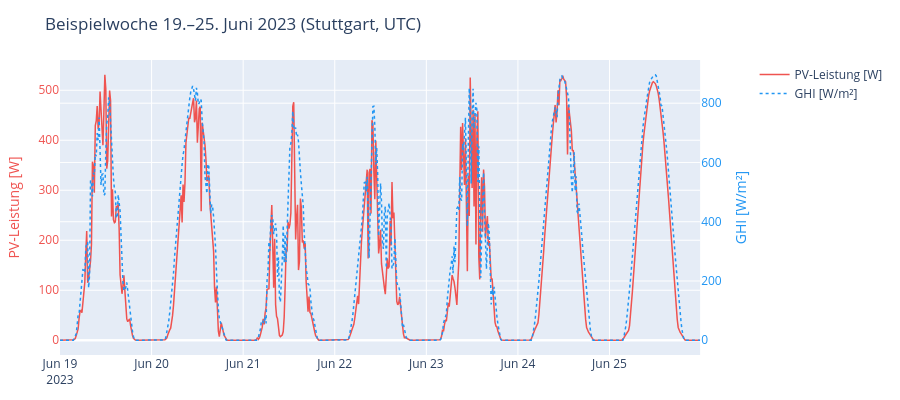

Notebook cell for this chart:
### Code cell
# Beide Zeitreihen für eine Beispielwoche im Juni anschauen (zwei y-Achsen)
woche = df.loc["2023-06-19":"2023-06-25"]

fig = make_subplots(specs=[[{"secondary_y": True}]])
fig.add_scatter(x=woche.index, y=woche["pv_w"], name="PV-Leistung [W]",
                line=dict(color="#EF5350", width=1.5), secondary_y=False)
fig.add_scatter(x=woche.index, y=woche["ghi_wm2"], name="GHI [W/m²]",
                line=dict(color="#2196F3", width=1.5, dash="dot"), secondary_y=True)

fig.update_yaxes(title_text="PV-Leistung [W]", secondary_y=False, color="#EF5350")
fig.update_yaxes(title_text="GHI [W/m²]",      secondary_y=True,  color="#2196F3")
fig.update_layout(title="Beispielwoche 19.–25. Juni 2023 (Stuttgart, UTC)",
                  height=400, margin=dict(t=60, b=40, l=60, r=60))
fig.show()

### Figure 1 — Plotly figure (JSON) as saved in the notebook; plotly's stock layout.template omitted (floating-point values rounded to 4 significant figures; data arrays with more than 128 entries replaced by an {"elided": "..."} marker saying what was removed)
{"data": [{"line": {"color": "#EF5350", "width": 1.5}, "name": "PV-Leistung [W]", "type": "scatter", "x": {"elided": "672 str values"}, "xaxis": "x", "y": {"elided": "672 float values"}, "yaxis": "y"}, {"line": {"color": "#2196F3", "dash": "dot", "width": 1.5}, "name": "GHI [W/m²]", "type": "scatter", "x": {"elided": "672 str values"}, "xaxis": "x", "y": {"elided": "672 float values"}, "yaxis": "y2"}], "layout": {"height": 400, "margin": {"b": 40, "l": 60, "r": 60, "t": 60}, "title": {"text": "Beispielwoche 19.–25. Juni 2023 (Stuttgart, UTC)"}, "xaxis": {"anchor": "y", "domain": [0, 0.94]}, "yaxis": {"anchor": "x", "color": "#EF5350", "domain": [0, 1], "title": {"text": "PV-Leistung [W]"}}, "yaxis2": {"anchor": "x", "color": "#2196F3", "overlaying": "y", "side": "right", "title": {"text": "GHI [W/m²]"}}}}
